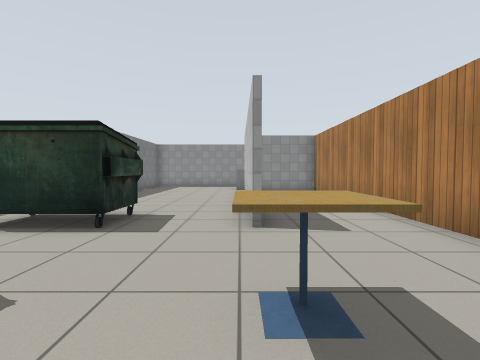
[1] (above)

15 first-person views from a walk through a world built for the Gazebo simulator. The camera is 0.94 m above the floor, tilts 2° down and sees 85° across. Floor lines are 1 m apart. The floor is counted in squares, 1 m on a side. Each view is taken from the middle of a square. On the plan, view 1 faces up. The plan holds only what a view shows up to about 11 squares ahead; the rest is blank. Simple patterns stand in for the simulator's built-in surfaces.

[2]
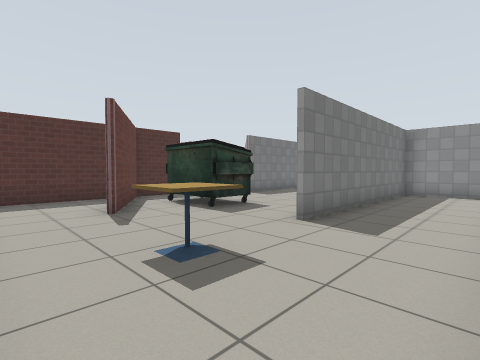

[3]
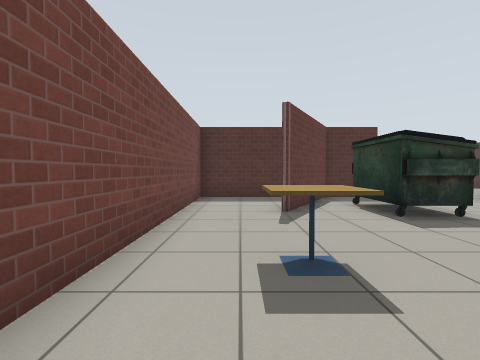

[4]
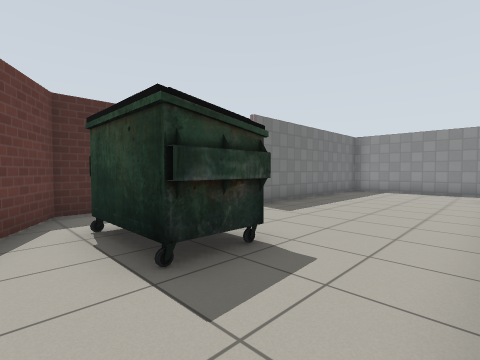

[5]
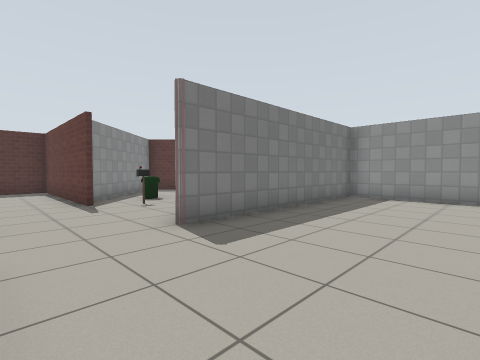

[6]
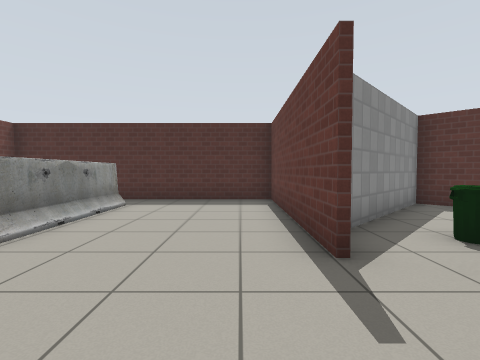

[7]
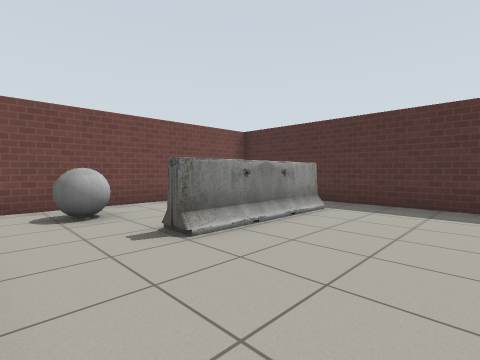

[8]
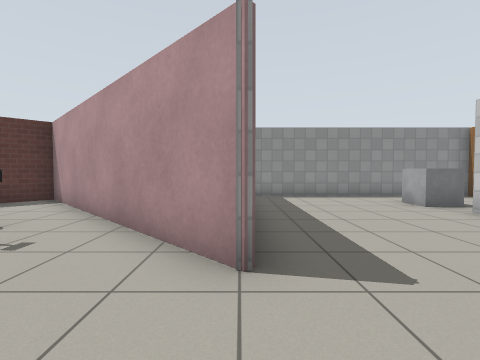

[9]
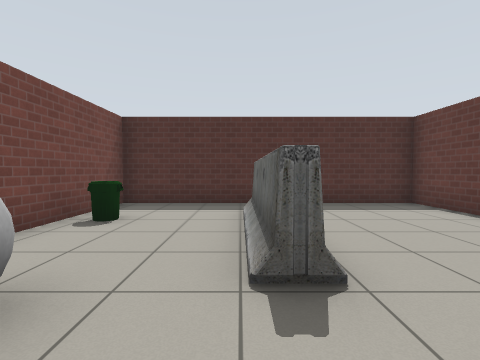

[10]
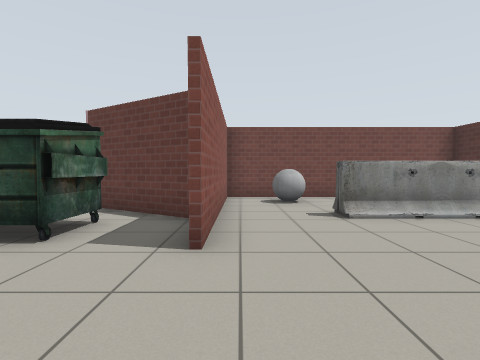

[11]
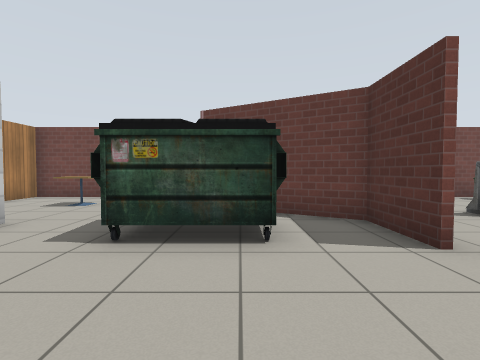

[12]
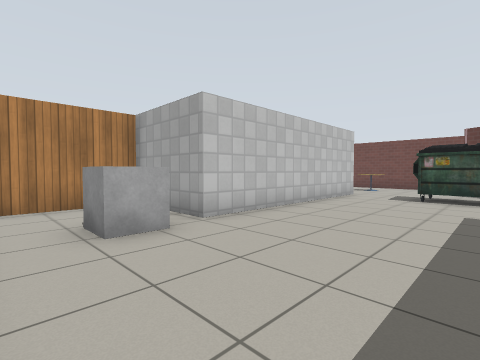

[13]
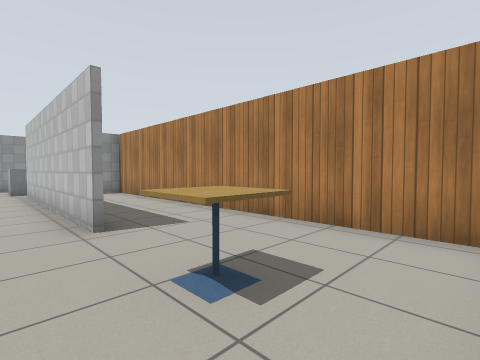

[14]
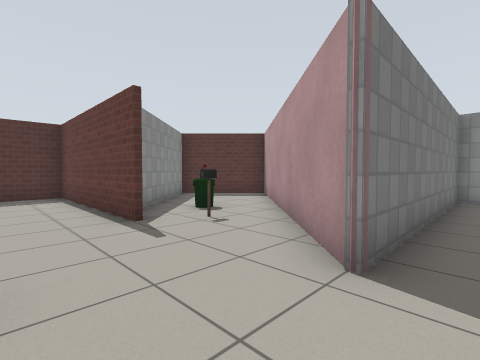

[15]
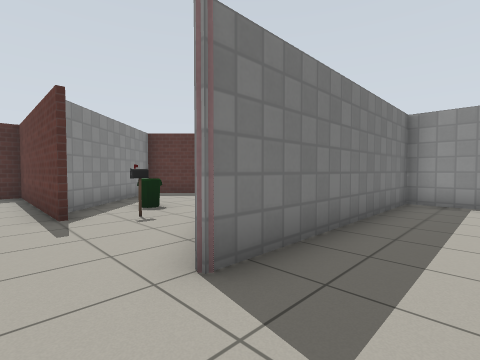

### Floor plan
Points are (right, up) in squares from view 1. A wall is a line through its corners. A room is listed if a view was taken in it or the views show most of it. See-through windows are left out.
Room 1 (views 1, 2, 3, 4, 5, 6, 7, 8, 9, 10, 11, 12, 13, 14, 15)
walls: (-6.4, 6) (-6.4, 4.1) (-3, 2.1); (-6.4, 3.1) (-6.4, -0.4) (3.3, -0.4) (3.3, 11.3); (0.2, 4.2) (0.2, 11.8) (3.3, 11.8) (3.3, 15.5) (-4.9, 15.5) (-4.9, 8.3) (-8.2, 11.7); (-8.8, 8) (-14.6, 8) (-14.6, -0.4) (-6.5, -0.4) (-6.5, 6); (3, 11.7) (0.4, 11.7) (0.4, 4.2)
ways out: opening at (-8.5, 10.5)
objects: barrier (-13, 3) to (-9, 4); bin (-12, 0); bin (-10, 10) to (-9, 10); grey ball (-9, 1) to (-8, 1); postbox (-8, 9); dumpster (-4, 4) to (-2, 5); cafe table (0, 2) to (1, 2); other object (0, 13) to (1, 14)

Positions as (right, up) in squares from view 1, and headings:
1: (0, 0), facing up
2: (3, 0), facing up-left
3: (3, 1), facing left
4: (0, 3), facing up-left
5: (-1, 6), facing up-left
6: (-6, 7), facing left
7: (-7, 7), facing down-left
8: (-5, 6), facing up
9: (-7, 3), facing left
10: (-7, 9), facing down
11: (-4, 9), facing down
12: (-4, 15), facing down-right
13: (-1, 0), facing up-right
14: (-4, 6), facing up-left
15: (-3, 7), facing up-left
